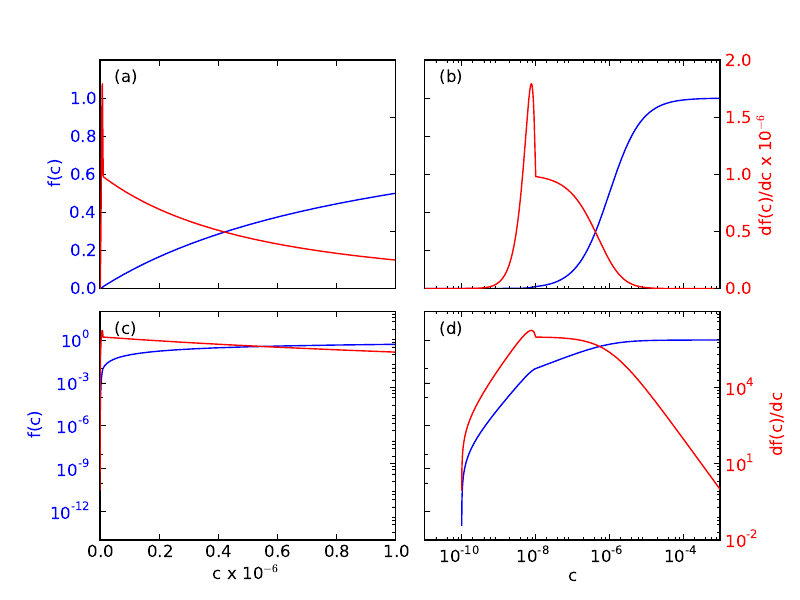

Source code (Python):
import numpy as np
import matplotlib.pyplot as plt

x = np.arange(-11, -3.0, 0.001)
t = np.zeros_like(x)
f = np.zeros_like(x)
j = np.zeros_like(x)
l = 1e-10
u = 1e-8
d = u - l
s = 1e-6
ft = 1.0
fj = 1.0

for i in range(len(x)):
  t[i] = 10**x[i]
  f[i] = t[i] / (t[i] + s)
  j[i] = s / (t[i] + s) / (t[i] + s)
  if t[i] <= l:
    ft = 0.0
    fj = 0.0
  elif t[i] >= u:
    ft = 1.0
    fj = 0.0
  else:
    v = t[i] - l
    ft = 1.0 - (1.0 - v * v / d / d)**2
    fj = 4.0 * v / d / d * (1.0 - v * v / d / d)

  j[i] = f[i] * fj + j[i] * ft 
  f[i] = f[i] * ft


lx = 0.05
ly = 0.9
sc = 1e6     

#plt.tight_layout()
plt.subplots_adjust( hspace=0.1, wspace = 0.1 )

ax1 = plt.subplot(2, 2, 1)
ax1.plot(t*sc, f, 'b-')
plt.xlim([0, 1])
plt.ylim([0, 1.2])
ax1.set_ylabel('f(c)', color='b')
for tl in ax1.get_yticklabels():
    tl.set_color('b')
plt.text(lx, ly, '(a)', transform=ax1.transAxes)

ax1s = ax1.twinx()
ax1s.plot(t*sc, j/sc, 'r')
plt.xlim([0, 1])
plt.ylim([0, 2])
plt.yticks([0, 0.5, 1.0, 1.5, 2.0])

ax2 = plt.subplot(2, 2, 2)
plt.semilogx(t, f, 'b-')
plt.xlim([1e-11, 1e-3])
plt.xticks([1e-10, 1e-8, 1e-6, 1e-4])
plt.ylim([0, 1.2])
plt.text(lx, ly, '(b)', transform=ax2.transAxes)

ax2s = ax2.twinx()
ax2s.semilogx(t, j/sc, 'r')
plt.xlim([1e-11, 1e-3])
plt.xticks([1e-10, 1e-8, 1e-6, 1e-4])
plt.ylim([0, 2])
plt.yticks([0, 0.5, 1.0, 1.5, 2.0])
ax2s.set_ylabel('df(c)/dc x 10$^{-6}$', color='r')
for tl in ax2s.get_yticklabels():
    tl.set_color('r')

ax3 = plt.subplot(2, 2, 3)
plt.semilogy(t*sc, f, 'b-')
plt.xlim([0, 1])
plt.ylim([1e-14, 1e2])
plt.yticks([1e-12, 1e-9, 1e-6, 1e-3, 1e0])
ax3.set_xlabel('c x 10$^{-6}$')
ax3.set_ylabel('f(c)', color='b')
for tl in ax3.get_yticklabels():
    tl.set_color('b')
plt.text(lx, ly, '(c)', transform=ax3.transAxes)

ax3s = ax3.twinx()
ax3s.semilogy(t*sc, j, 'r')
plt.xlim([0, 1])
plt.ylim([1e-1, 1e7])
plt.yticks([ 1e-2, 1e1, 1e4])

ax4 = plt.subplot(2, 2, 4)
plt.loglog(t, f, 'b-')
plt.xlim([1e-11, 1e-3])
plt.xticks([1e-10, 1e-8, 1e-6, 1e-4])
plt.ylim([1e-14, 1e2])
plt.yticks([1e-12, 1e-9, 1e-6, 1e-3, 1e0])
ax4.set_xlabel('c')
plt.text(lx, ly, '(d)', transform=ax4.transAxes)

ax4s = ax4.twinx()
ax4s.loglog(t, j, 'r')
plt.xlim([1e-11, 1e-3])
plt.xticks([1e-10, 1e-8, 1e-6, 1e-4])
plt.ylim([1e-1, 1e7])
plt.yticks([ 1e-2, 1e1, 1e4])
ax4s.set_ylabel('df(c)/dc', color='r')
for tl in ax4s.get_yticklabels():
    tl.set_color('r')

xticklabels = ax1.get_xticklabels() + ax1s.get_xticklabels() + ax2.get_xticklabels() + ax2s.get_xticklabels() 
plt.setp(xticklabels, visible=False)

yticklabels = ax1s.get_yticklabels() + ax2.get_yticklabels() + ax3s.get_yticklabels() + ax4.get_yticklabels() 
plt.setp(yticklabels, visible=False)

fig = plt.gcf()
fig.set_size_inches(8, 6)
plt.savefig('fig04monodcutoff.pdf')
plt.show()
